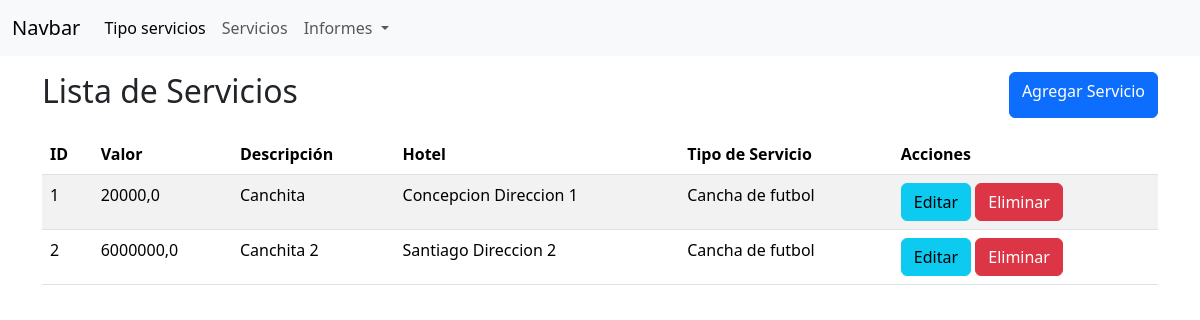
Page /lista_servicios/ on the committed database.
### aplicacion/models.py (models this page shows, shortened)
class Servicio(models.Model):
    valor = models.FloatField()
    descripcion = models.CharField(max_length=300)
    hotel = models.ForeignKey("Hotel", on_delete=models.CASCADE)
    tipo_servicio = models.ForeignKey(TipoServicio, on_delete=models.CASCADE)

class Hotel(models.Model):
    nombre = models.CharField(max_length=30,  null=False)
    ubicacion = models.CharField(max_length=30)
    cantidad_habitaciones = models.IntegerField
    capacidad_total = models.IntegerField
    def __str__(self):
        return f"{self.nombre} {self.ubicacion}"

class TipoServicio(models.Model):
    nombre = models.CharField(max_length=30, null=False)
    def __str__(self):
        return f"{self.nombre}"

### aplicacion/views.py (the view)
# urls.py: path('lista_servicios/', lista_servicios, name='lista_servicios'),
def lista_servicios(request):
    servicios = Servicio.objects.all()
    return render(request, 'aplicacion/lista_servicios.html', {'servicios': servicios})

### aplicacion/templates/aplicacion/lista_servicios.html
{% extends "aplicacion/base.html" %}
{% block content %}
<div class="container">
    <div class="row">
        <div class="d-flex justify-content-between mt-3">
            <h2>Lista de Servicios</h2>
            <a class="btn btn-primary" href="{% url 'crear_servicio' %}">
                Agregar Servicio
            </a>
        </div>
        <div class="table-responsive mt-3">
            <table class="table table-striped">
                <thead>
                    <tr>
                        <th>ID</th>
                        <th>Valor</th>
                        <th>Descripción</th>
                        <th>Hotel</th>
                        <th>Tipo de Servicio</th>
                        <th>Acciones</th>
                    </tr>
                </thead>
                <tbody>
                    {% for servicio in servicios %}
                    <tr>
                        <td>{{ servicio.id }}</td>
                        <td>{{ servicio.valor }}</td>
                        <td>{{ servicio.descripcion }}</td>
                        <td>{{ servicio.hotel }}</td>
                        <td>{{ servicio.tipo_servicio }}</td>
                        <td>
                            <a class="btn btn-info" href="{% url 'editar_servicio' servicio.id %}">Editar</a>
                            <a class="btn btn-danger" href="{% url 'eliminar_servicio' servicio.id %}">Eliminar</a>
                        </td>
                    </tr>
                    {% endfor %}
                </tbody>
            </table>
        </div>
    </div>
</div>
{% endblock content %}

### rows in the picture
Servicio: id "1", valor "20000,0", descripcion "Canchita", hotel "Concepcion Direccion 1", tipo_servicio "Cancha de futbol"
Servicio: id "2", valor "6000000,0", descripcion "Canchita 2", hotel "Santiago Direccion 2", tipo_servicio "Cancha de futbol"
